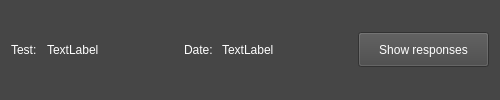
<?xml version="1.0" encoding="UTF-8"?>
<ui version="4.0">
 <class>Form</class>
 <widget class="QWidget" name="Form">
  <property name="geometry">
   <rect>
    <x>0</x>
    <y>0</y>
    <width>500</width>
    <height>100</height>
   </rect>
  </property>
  <property name="minimumSize">
   <size>
    <width>500</width>
    <height>100</height>
   </size>
  </property>
  <property name="maximumSize">
   <size>
    <width>16777215</width>
    <height>100</height>
   </size>
  </property>
  <property name="windowTitle">
   <string>Form</string>
  </property>
  <property name="styleSheet">
   <string notr="true">background-color: rgb(70, 70, 70);
border-color: rgb(192, 192, 192);</string>
  </property>
  <layout class="QHBoxLayout" name="horizontalLayout">
   <item>
    <widget class="QLabel" name="label_2">
     <property name="maximumSize">
      <size>
       <width>30</width>
       <height>16777215</height>
      </size>
     </property>
     <property name="styleSheet">
      <string notr="true">color: rgb(255, 255, 255);</string>
     </property>
     <property name="text">
      <string>Test:</string>
     </property>
    </widget>
   </item>
   <item>
    <widget class="QLabel" name="test_title">
     <property name="styleSheet">
      <string notr="true">color: rgb(255, 255, 255);</string>
     </property>
     <property name="text">
      <string>TextLabel</string>
     </property>
    </widget>
   </item>
   <item>
    <widget class="QLabel" name="label">
     <property name="maximumSize">
      <size>
       <width>32</width>
       <height>16777215</height>
      </size>
     </property>
     <property name="styleSheet">
      <string notr="true">color: rgb(255, 255, 255);</string>
     </property>
     <property name="text">
      <string>Date:</string>
     </property>
    </widget>
   </item>
   <item>
    <widget class="QLabel" name="date_started_hosting">
     <property name="styleSheet">
      <string notr="true">color: rgb(255, 255, 255);</string>
     </property>
     <property name="text">
      <string>TextLabel</string>
     </property>
    </widget>
   </item>
   <item>
    <widget class="QPushButton" name="session_show_responses_button">
     <property name="minimumSize">
      <size>
       <width>100</width>
       <height>35</height>
      </size>
     </property>
     <property name="maximumSize">
      <size>
       <width>150</width>
       <height>35</height>
      </size>
     </property>
     <property name="styleSheet">
      <string notr="true">color: rgb(255, 255, 255);</string>
     </property>
     <property name="text">
      <string>Show responses</string>
     </property>
    </widget>
   </item>
  </layout>
 </widget>
 <resources/>
 <connections/>
</ui>
